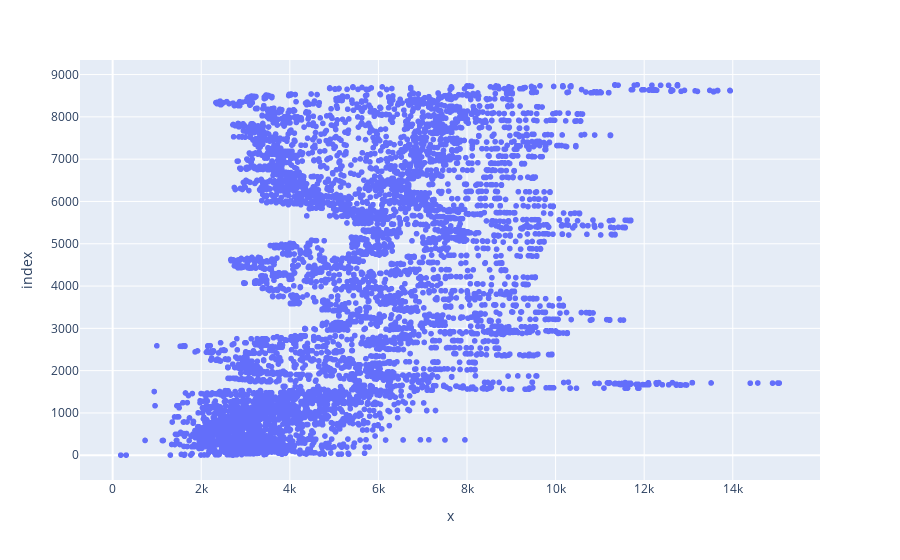

Notebook code cell kept with this figure:
### Code cell
import plotly.express as px
import numpy as np 
    
y = plan_2023['gen wiatr']
x = plan_2023['nadwyżki OSP']

    
plot = px.scatter(y, x)
plot.show()

### Figure 1 — Plotly figure (JSON) as saved in the notebook; plotly's stock layout.template omitted (floating-point values rounded to 4 significant figures; data arrays with more than 128 entries replaced by an {"elided": "..."} marker saying what was removed)
{"data": [{"hovertemplate": "x=%{x}<br>index=%{y}<extra></extra>", "legendgroup": "", "marker": {"color": "#636efa", "symbol": "circle"}, "mode": "markers", "name": "", "showlegend": false, "type": "scattergl", "x": {"elided": "8759 int values"}, "xaxis": "x", "y": {"elided": "8759 int values"}, "yaxis": "y"}], "layout": {"autosize": true, "legend": {"tracegroupgap": 0}, "margin": {"t": 60}, "xaxis": {"anchor": "y", "autorange": true, "domain": [0, 1], "range": [-738.4, 15970.0], "title": {"text": "x"}, "type": "linear"}, "yaxis": {"anchor": "x", "autorange": true, "domain": [0, 1], "range": [-678.2, 9437.0], "title": {"text": "index"}, "type": "linear"}}}
